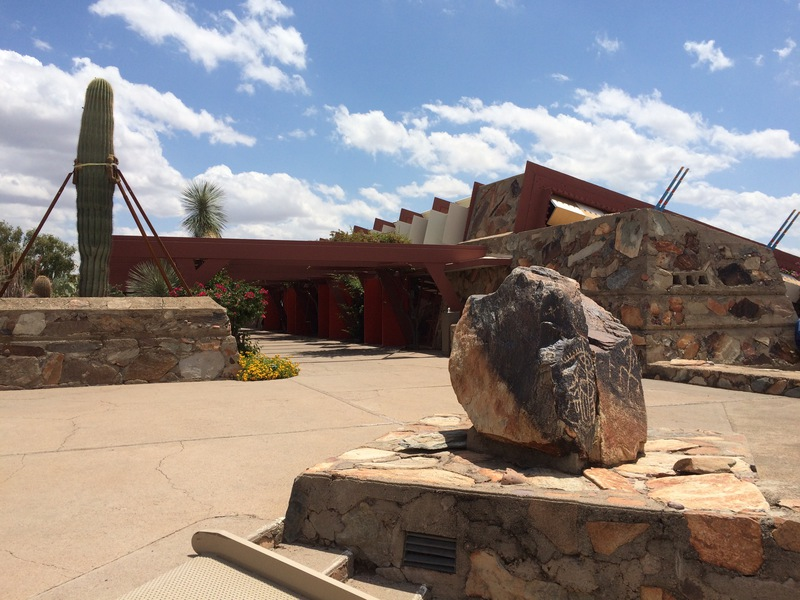
#> input picture 05_openCV/01_基础操作/scottsdale/IMG_1786-2.jpg, 800 x 600 px; its folder holds 3 pictures in this run
$ jupyter execute image_stitching_optimize.ipynb   (shell and % lines are left out)
#> lines starting #> are read from the running program, lines starting #| are printed output that depends on the picture; after the words box and inside, x2 and y2 are one past the last pixel; in counts of white or black regions, pixels touching at a corner belong together
# import the necessary packages

[cell 1]
import numpy as np
import argparse
import imutils
from imutils import paths
import cv2

We’ll be reviewing basic image processing operations including threshold, contour extraction, morphological operations, etc. in order to obtain our desired result.

# load our input images

[cell 2]
# grab the paths to the input images and initialize our images list
img_path = "./scottsdale"
print("[INFO] loading images...")
imagepath = sorted(list(paths.list_images(img_path))) # grab our imagePaths from img_path to format a list

# initialize our images list
images = []
# loop over the image paths, load each one, and add them to our images to stich list
for imagepath in imagepath:
    image = cv2.imread(imagepath)
#> image is the input picture: shape (600, 800, 3); mean B, G, R 133.6, 135.3, 142.9
    images.append(image)
# print(images)
print("[TNFO] load images finished")

# initialize OpenCV's image sticher object and then perform the image stitching

[cell 3]
print("[TNFO] stitching images ...")

stitcher = cv2.createStitcher() if imutils.is_cv3() else cv2.Stitcher_create()
(status, stitched) = stitcher.stitch(images)
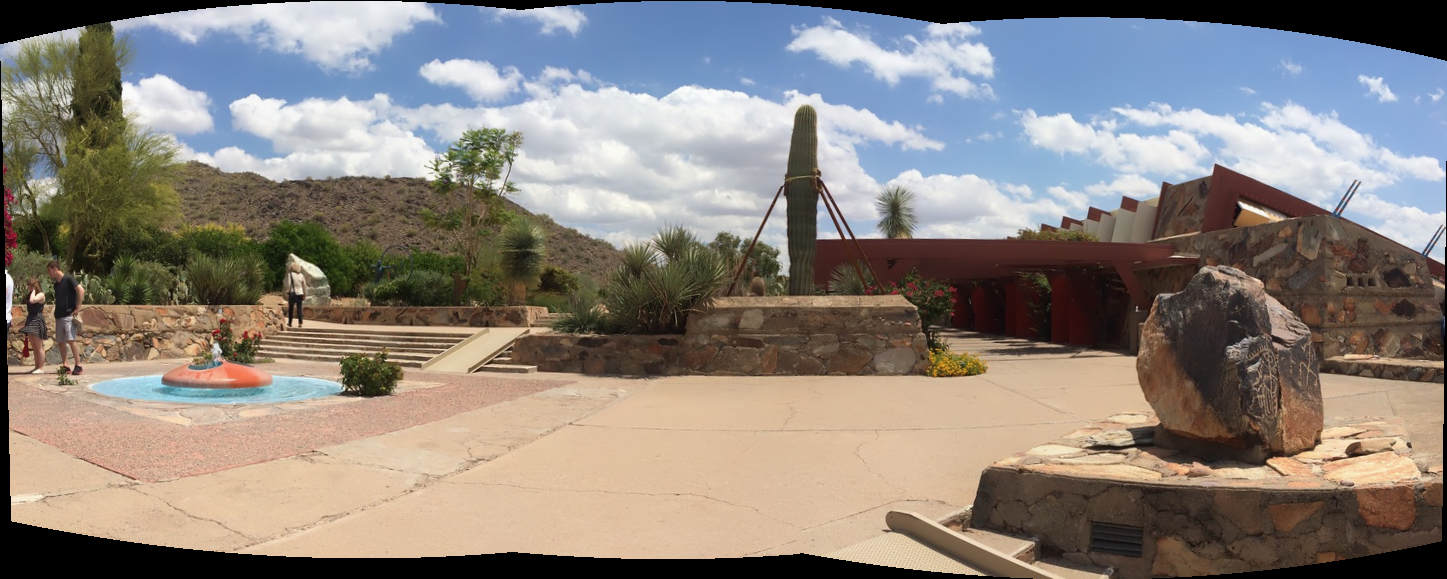
#> stitched: shape (579, 1447, 3); mean of channels 0, 1, 2 125, 131.5, 139.2; drawn as B, G, R
#> status = 0

[cell 4]
def show(img, name):
    cv2.imshow("%s" %(name), img)
    key = cv2.waitKey()
    if key == 27:
        cv2.destroyAllWindows()

[cell 5]
crop = 1

# if the status is '0', then OpenCV successfully performed image stitching
if status == 0:
    # check to see if we supposed to crop out the largest rectangular region from the stitched image
    if crop > 0:
        # create a 10 pixel border surrounding the stitched image
        print("[INFO] cropping...")
        stitched = cv2.copyMakeBorder(stitched, 10, 10, 10, 10,cv2.BORDER_CONSTANT, (0, 0, 0))
#> stitched: shape (599, 1467, 3)

        # convert the stitched image to grayscale and threshold it
        # such that all pixels greater than zero are set to 255
        # (foreground) while all others remain 0 (background)
        gray = cv2.cvtColor(stitched, cv2.COLOR_BGR2GRAY)
        thresh = cv2.threshold(gray, 0, 255, cv2.THRESH_BINARY)[1]
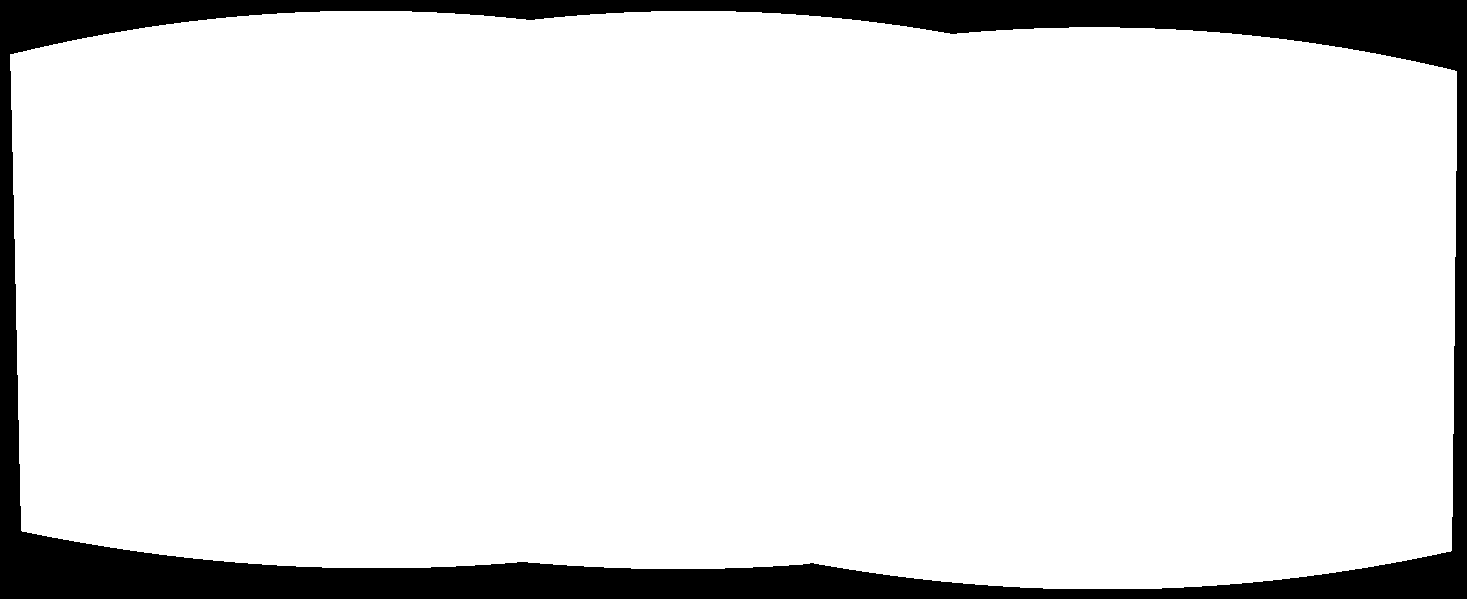
#> thresh: shape (599, 1467); 89% white; 1 black region

        # find all external contours in the threshold image then find
        # the *largest* contour which will be the contour/outline of
        # the stitched image
        cnts = cv2.findContours(thresh.copy(), cv2.RETR_EXTERNAL, cv2.CHAIN_APPROX_SIMPLE)
#> cnts = 1 contour; box (x1, y1, x2, y2) and area: (10, 11, 1457, 589) 779996
        cnts = imutils.grab_contours(cnts)
        c = max(cnts, key=cv2.contourArea)
#> c = contour of 544 points, box (x1, y1, x2, y2) (10, 11, 1457, 589), area 779996

        # allocate memory for the mask which will contain the
        # rectangular bounding box of the stitched image region
        mask = np.zeros(thresh.shape, dtype="uint8")
        (x, y, w, h) = cv2.boundingRect(c)
#> x = 10; y = 11; w = 1447; h = 578
        cv2.rectangle(mask, (x, y), (x + w, y + h), 255, -1)
#> mask: shape (599, 1467); 95.4% white; 1 black region, box (x1, y1, x2, y2) and area: (0, 0, 1467, 599) 40341

        # create two copies of the mask: one to serve as our actual
        # minimum rectangular region and another to serve as a counter
        # for how many pixels need to be removed to form the minimum
        # rectangular region
        minRect = mask.copy()
        sub = mask.copy()

        # keep looping until there are no non-zero pixels left in the
        # subtracted image
        while cv2.countNonZero(sub) > 0:
            # erode the minimum rectangular mask and then subtract
            # the thresholded image from the minimum rectangular mask
            # so we can count if there are any non-zero pixels left
            minRect = cv2.erode(minRect, None)
            sub = cv2.subtract(minRect, thresh)
#> this loop made 51 passes
#> pass 1, `sub = cv2.subtract(minRect, thresh)`:
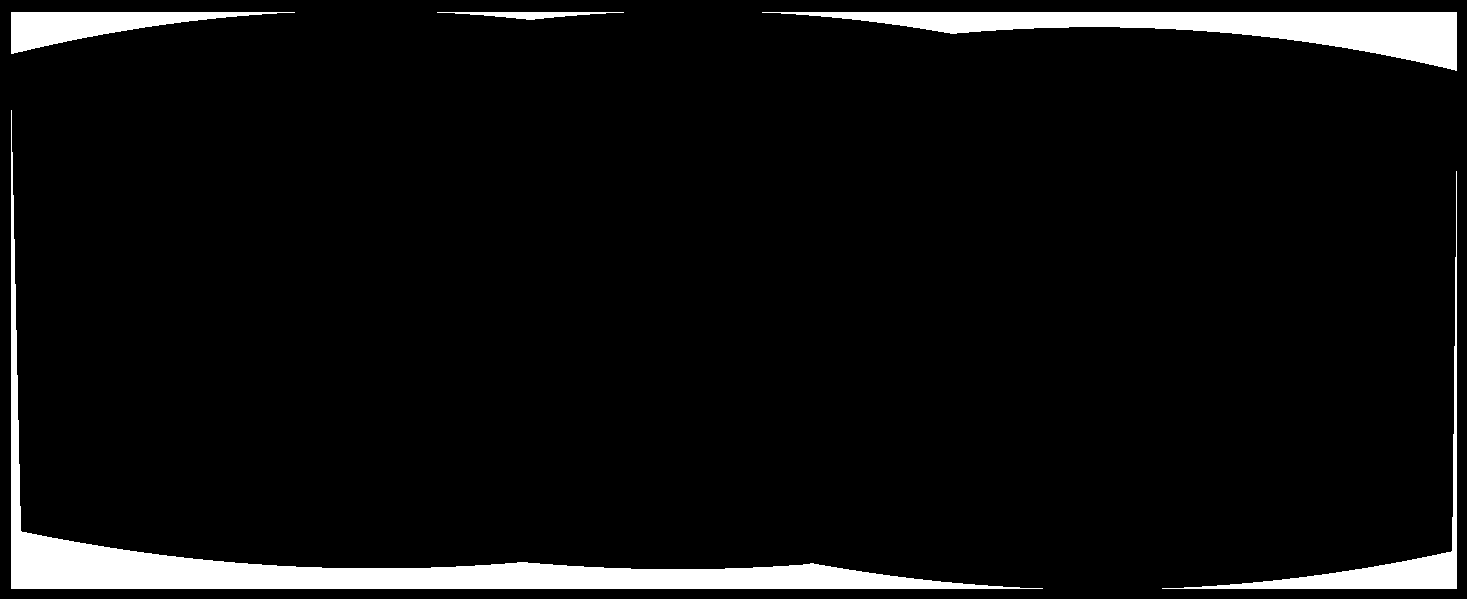
#> sub: shape (599, 1467); 6% white; 5 white regions, box (x1, y1, x2, y2) and area: (11, 110, 1043, 589) 26643, (762, 12, 1457, 71) 15029, (1162, 171, 1457, 589) 5496, (11, 12, 295, 54) 4749, (437, 12, 624, 20) 706
#> after the loop:
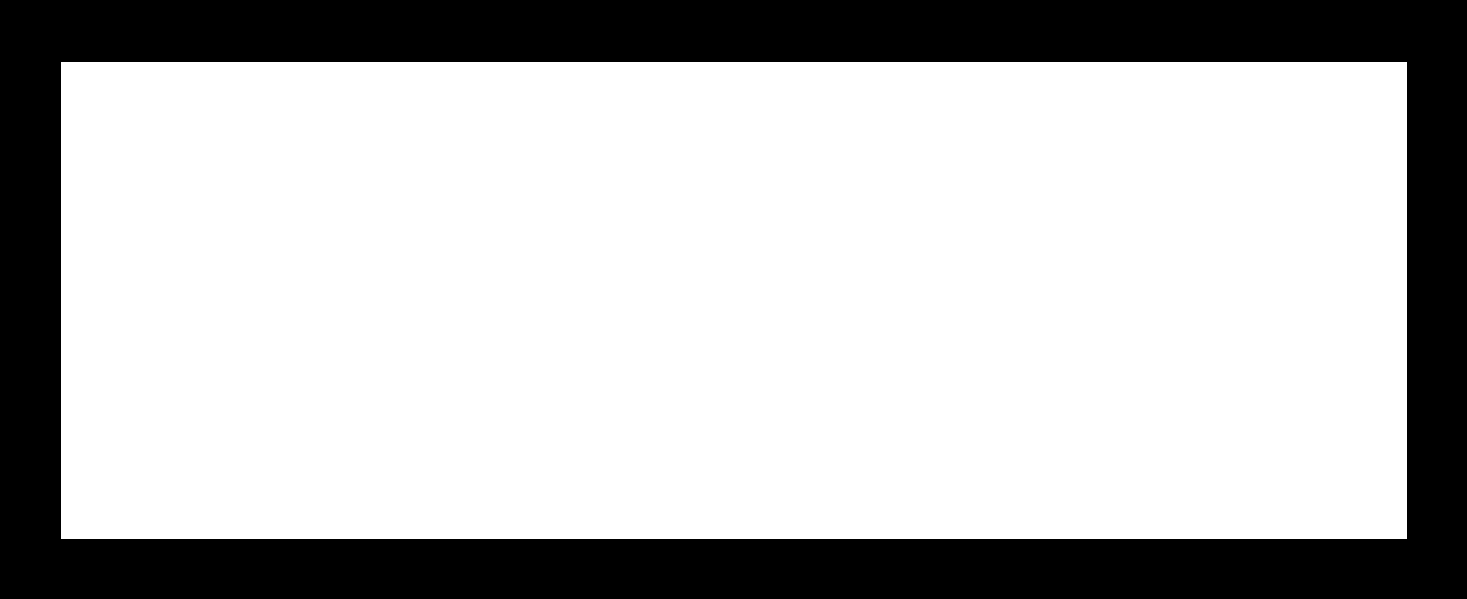
#> minRect: shape (599, 1467); 73.1% white; 1 black region

        # find contours in the minimum rectangular mask and then
        # extract the bounding box (x, y)-coordinates
        cnts = cv2.findContours(minRect.copy(), cv2.RETR_EXTERNAL, cv2.CHAIN_APPROX_SIMPLE)
#> cnts = 1 contour; box (x1, y1, x2, y2) and area: (61, 62, 1407, 539) 640220
        cnts = imutils.grab_contours(cnts)
#> cnts = [[[61, 62], [61, 538], [1406, 538], [1406, 62]]]
        c = max(cnts, key=cv2.contourArea)
#> c = [[61, 62], [61, 538], [1406, 538], [1406, 62]]
        (x, y, w, h) = cv2.boundingRect(c)
#> x = 61; y = 62; w = 1346; h = 477

        # use the bounding box coordinates to extract the our final stitched image
        stitched = stitched[y:y + h, x:x + w]
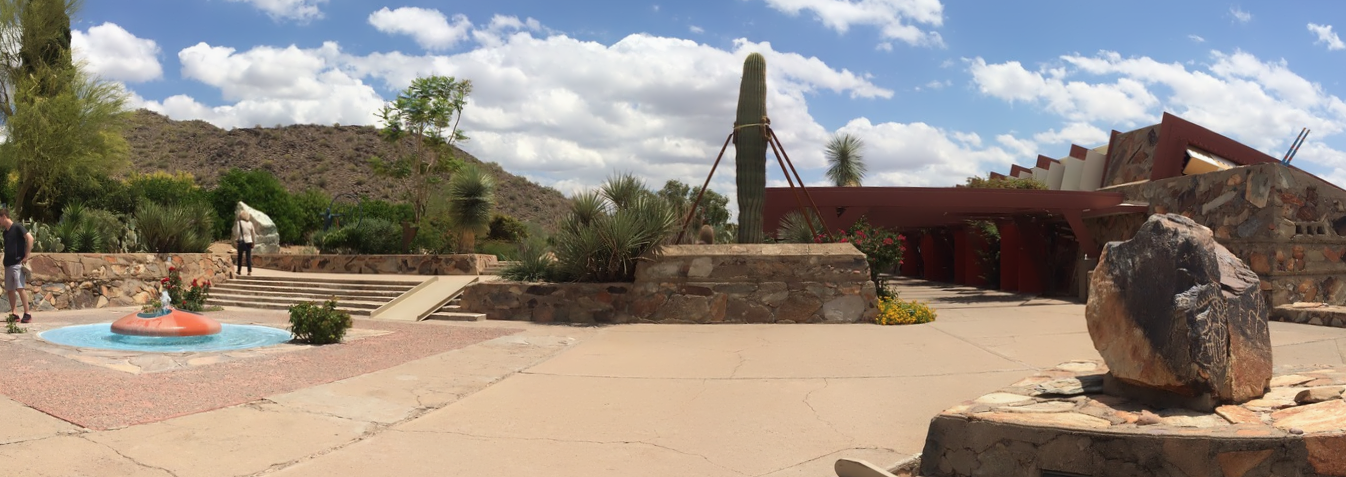
#> stitched: shape (477, 1346, 3); mean of channels 0, 1, 2 130.4, 139.6, 149.4; drawn as B, G, R

    # write the output stitched image to disk
    cv2.imwrite("./scottsdale/out_optim.png", stitched)

    # display the output stitched image to our screen
    show(stitched, name="./scottsdale/out_optim.png")
#> (key Esc is pressed here)

# otherwise the stitching failed, likely due to not enough keypoints)
# being detected
else:
    print("[ERROR] image stitching failed ({})".format(status))
